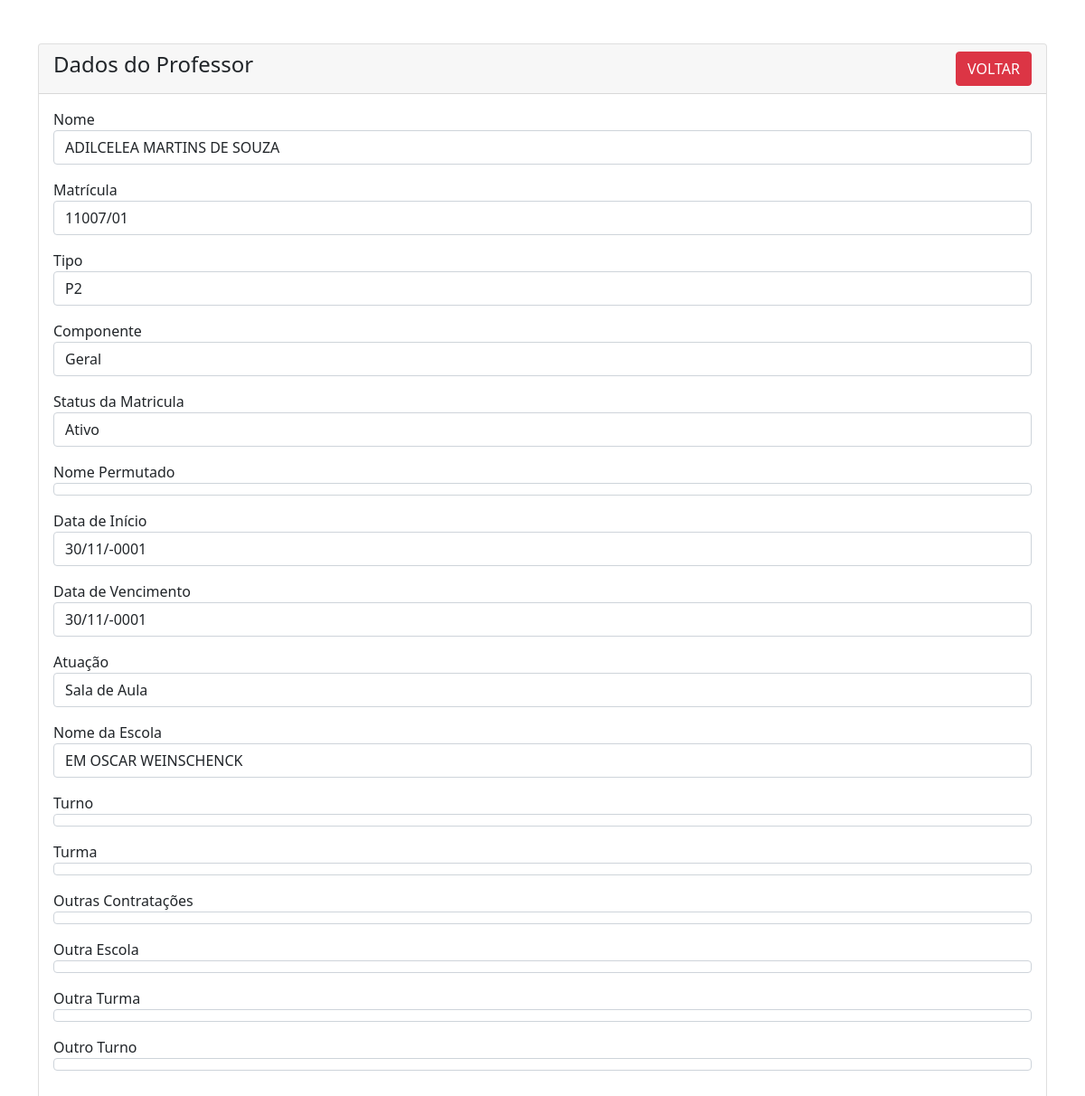
Screenshot of /sistema/professor-view.php?id=15 with the database file from the repository.
### tables this page shows
CREATE TABLE IF NOT EXISTS `status_matricula` (
  `id` int NOT NULL AUTO_INCREMENT,
  `id_professor` int NOT NULL,
  `status` enum('Ativo Receptado','Ativo Permutado','Ativo Redução de Carga Horária','Licença Médica','Licença Maternidade','Licença Prêmio','Licença sem Vencimento','Vacância','Cedido','Exonerado') NOT NULL,
  `nome_premed` varchar(250) NOT NULL,
  `data_inicio` date NOT NULL,
  `data_fim` date NOT NULL,
  PRIMARY KEY (`id`),
  KEY `id_professor` (`id_professor`)
);

CREATE TABLE IF NOT EXISTS `professores` (
  `id` int NOT NULL AUTO_INCREMENT,
  `nome` varchar(250) NOT NULL,
  `matricula` varchar(250) NOT NULL,
  `tipo` varchar(5) NOT NULL,
  `componente` enum('Geral','Matemática','Língua Portuguesa','Língua Inglesa','História','Geografia','Ciências','Artes','Educação Física') NOT NULL,
  `status_matricula` enum('Ativo','Ativo Readaptado','Ativo Permutado','Ativo Redução de Carga Horária','Licença Médica','Licença Maternidade','Licença Prêmio','Licença sem Vencimento','Vacância','Cedido','Exonerado') NOT NULL,
  `atuacao` enum('SEMED','Sala de Aula','Dirigente de Turno','Diretor(a)','Diretor Adjunto','Sala de Recursos','Implementador de Leitura','Outros') DEFAULT NULL,
  `nome_escola` varchar(250) NOT NULL,
  `turno` enum('Matutino','Vespertino','Noturno') NOT NULL,
  `turma` varchar(250) NOT NULL,
  `outras_contratacoes` enum('RET','Contrato') DEFAULT NULL,
  `outra_escola` varchar(255) DEFAULT NULL,
  `outra_turma` varchar(255) DEFAULT NULL,
  `outra_turno` enum('Matutino','Vespertino','Noturno') DEFAULT NULL,
  PRIMARY KEY (`id`)
);

### sistema/professor-view.php (the view, shortened to what this page needs)
<?php
require 'conecta.php';
?>
<!doctype html>
<html lang="pt-BR">
<head>
    <link href="https://cdn.jsdelivr.net/npm/bootstrap@5.1.3/dist/css/bootstrap.min.css" rel="stylesheet">
</head>
<body>
    <div class="container mt-5">
        <div class="row">
            <div class="col-md-12">
                <div class="card">
                    <div class="card-header">
                        <h4>Dados do Professor
                            <a href="index.php" class="btn btn-danger float-end">VOLTAR</a>
                        </h4>
                    </div>
                    <div class="card-body">
                        <?php
                        if (isset($_GET['id'])) {
                            $prof_id = mysqli_real_escape_string($con, $_GET['id']);
                            $query = "SELECT * FROM professores p JOIN status_matricula m ON p.id = m.id WHERE p.id='$prof_id';";
                            $query_run = mysqli_query($con, $query);
                            if (mysqli_num_rows($query_run) > 0) {
                                $professor = mysqli_fetch_array($query_run);
                        ?>
                                <div class="mb-3">
                                    <label>Nome</label>
                                    <p class="form-control">
                                        <?= $professor['nome']; ?>
                                    </p>
                                </div>
                                <div class="mb-3">
                                    <label>Matrícula</label>
                                    <p class="form-control">
                                        <?= $professor['matricula']; ?>
                                    </p>
                                </div>
                                <div class="mb-3">
                                    <label>Tipo</label>
                                    <p class="form-control">
                                        <?= $professor['tipo']; ?>
                                    </p>
                                </div>
                                <div class="mb-3">
                                    <label>Componente</label>
                                    <p class="form-control">
                                        <?= $professor['componente']; ?>
                                    </p>
                                </div>
                                <div class="mb-3">
                                    <label>Status da Matricula</label>
                                    <p class="form-control">
                                        <?= $professor['status_matricula']; ?>
                                    </p>
                                </div>
                                <div class="mb-3">
                                    <label>Nome Permutado</label>
                                    <p class="form-control">
                                    </p>
                                </div>
                                <div class="mb-3">
                                    <label>Data de Início</label>
                                    <p class="form-control">
                                        <?= date('d/m/Y', strtotime($professor['data_inicio'])); ?>
                                    </p>
                                </div>
                                <div class="mb-3">
                                    <label>Data de Vencimento</label>
                                    <p class="form-control">
                                        <?= date('d/m/Y', strtotime($professor['data_fim'])); ?>
                                    </p>
                                </div>
                                <div class="mb-3">
                                    <label>Atuação</label>
                                    <p class="form-control">
                                        <?= $professor['atuacao']; ?>
                                    </p>
                                </div>
                                <div class="mb-3">
                                    <label>Nome da Escola</label>
                                    <p class="form-control">
                                        <?= $professor['nome_escola']; ?>
                                    </p>
                                </div>
                                <div class="mb-3">
                                    <label>Turno</label>
                                    <p class="form-control">
                                    </p>
                                </div>
                                <div class="mb-3">
                                    <label>Turma</label>
                                    <p class="form-control">
                                    </p>
                                </div>
                                <div class="mb-3">
                                    <label>Outras Contratações</label>
                                    <p class="form-control">
                                    </p>
                                </div>
                                <div class="mb-3">
                                    <label>Outra Escola</label>
                                    <p class="form-control">
                                    </p>
                                </div>
                                <div class="mb-3">
                                    <label>Outra Turma</label>
                                    <p class="form-control">
                                    </p>
                                </div>
                                <div class="mb-3">
                                    <label>Outro Turno</label>
                                    <p class="form-control">
                                    </p>
                                </div>
                        <?php
                            } else {
                                echo "<h4>Nenhum ID encontrado</h4>";
                            }
                        }
                        ?>
                    </div>
                </div>
            </div>
        </div>
    </div>
</body>
</html>

### rows the page displays
status_matricula: id_professor.nome "ADILCELEA MARTINS DE SOUZA", id_professor.matricula "11007/01", id_professor.tipo "P2", id_professor.componente "Geral", id_professor.status_matricula "Ativo", data_inicio "30/11/-0001", data_fim "30/11/-0001", id_professor.atuacao "Sala de Aula", id_professor.nome_escola "EM OSCAR WEINSCHENCK"
